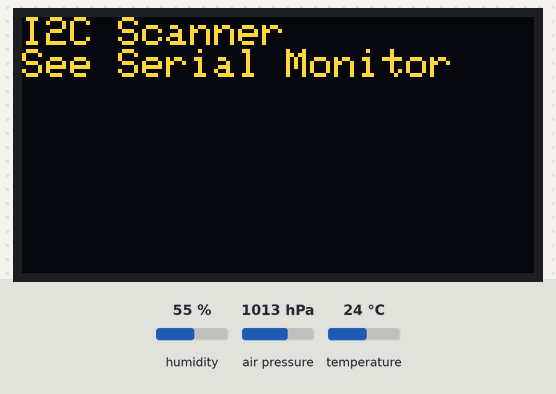
A sketch run on a simulated ESP32. On the bench: 128×64 one-colour display. The test bench sets the inputs (shaded band); at power-on: humidity 55 %, air pressure 1013 hPa, temperature 24 °C. The OLED is the two-colour kind (top 16 rows yellow); the local clock reads 2024-03-15 10:24:30 at power-on unless the sketch sets it; what the sketch prints to the serial monitor is not drawn.

Above: at 1.1 s.

The sketch:

test_i2c_scanner.ino
```cpp
// ===== المرحلة 1: فحص ناقل I2C والمكتبات =====
// يفحص كل العناوين، يتعرف على القطع المتوقعة، ثم يجرب كل مكتبة على قطعتها.
// يعيد الفحص كل 10 ثوانٍ (أو عند كتابة أي حرف في Serial Monitor)
// لتجربة فصل قطعة وإعادتها أثناء التشغيل.

#include <Wire.h>
#include <RTClib.h>
#include <Adafruit_SSD1306.h>
#include <Adafruit_AHTX0.h>
#include <Adafruit_BMP280.h>

#define SDA_PIN 21
#define SCL_PIN 22

struct KnownDevice { uint8_t addr; const char* name; bool required; };

const KnownDevice KNOWN[] = {
  {0x3C, "OLED SSD1306",     true},
  {0x51, "PCF8563 RTC",      true},
  {0x38, "AHT20",            true},
  {0x76, "BMP280 (SDO=GND)", false},
  {0x77, "BMP280 (SDO=VCC)", false},
};

RTC_PCF8563 rtc;
Adafruit_SSD1306 oled(128, 64, &Wire, -1);
Adafruit_AHTX0 aht;
Adafruit_BMP280 bmp;

const char* knownName(uint8_t addr) {
  for (const auto& d : KNOWN) if (d.addr == addr) return d.name;
  return "UNKNOWN";
}

// 9 نبضات على SCL لتحرير قطعة عالقة تمسك SDA منخفضاً
void i2cBusRecovery() {
  Wire.end();
  pinMode(SDA_PIN, INPUT_PULLUP);
  pinMode(SCL_PIN, OUTPUT_OPEN_DRAIN);
  for (int i = 0; i < 9 && digitalRead(SDA_PIN) == LOW; i++) {
    digitalWrite(SCL_PIN, LOW);  delayMicroseconds(5);
    digitalWrite(SCL_PIN, HIGH); delayMicroseconds(5);
  }
  Wire.begin(SDA_PIN, SCL_PIN);
}

bool probe(uint8_t addr) {
  Wire.beginTransmission(addr);
  return Wire.endTransmission() == 0;
}

void scanBus() {
  Serial.println("\n========== I2C SCAN ==========");

  pinMode(SDA_PIN, INPUT_PULLUP);
  pinMode(SCL_PIN, INPUT_PULLUP);
  if (digitalRead(SDA_PIN) == LOW || digitalRead(SCL_PIN) == LOW) {
    Serial.println("[BUS] SDA/SCL stuck LOW -> recovery (9 clocks)");
    i2cBusRecovery();
  } else {
    Wire.begin(SDA_PIN, SCL_PIN);
  }

  int found = 0;
  for (uint8_t a = 0x08; a < 0x78; a++) {
    if (probe(a)) {
      Serial.printf("  0x%02X  %s\n", a, knownName(a));
      found++;
    }
  }
  Serial.printf("Devices found: %d\n", found);

  Serial.println("\n----- Expected devices -----");
  bool bmpSeen = probe(0x76) || probe(0x77);
  for (const auto& d : KNOWN) {
    if (!d.required) continue;
    Serial.printf("  %-14s 0x%02X : %s\n", d.name, d.addr, probe(d.addr) ? "OK" : "MISSING");
  }
  Serial.printf("  %-14s      : %s\n", "BMP280", bmpSeen ? "OK" : "MISSING");
}

void testLibraries() {
  Serial.println("\n----- Library tests -----");

  // OLED
  if (oled.begin(SSD1306_SWITCHCAPVCC, 0x3C)) {
    oled.clearDisplay();
    oled.setTextColor(SSD1306_WHITE);
    oled.setTextSize(1);
    oled.setCursor(0, 0);
    oled.println("I2C Scanner");
    oled.println("See Serial Monitor");
    oled.display();
    Serial.println("  OLED     : OK");
  } else {
    Serial.println("  OLED     : FAIL");
  }

  // الساعة: نتأكد أن RTClib تدعم PCF8563 وتكشف فقدان الوقت
  if (rtc.begin(&Wire)) {
    DateTime t = rtc.now();
    Serial.printf("  PCF8563  : OK  %04d-%02d-%02d %02d:%02d:%02d  lostPower=%s  running=%s\n",
                  t.year(), t.month(), t.day(), t.hour(), t.minute(), t.second(),
                  rtc.lostPower() ? "YES" : "no",
                  rtc.isrunning() ? "yes" : "NO");
  } else {
    Serial.println("  PCF8563  : FAIL");
  }

  // AHT20
  if (aht.begin(&Wire)) {
    sensors_event_t hum, temp;
    aht.getEvent(&hum, &temp);
    Serial.printf("  AHT20    : OK  %.1f C  %.1f %%\n", temp.temperature, hum.relative_humidity);
  } else {
    Serial.println("  AHT20    : FAIL");
  }

  // BMP280
  uint8_t bmpAddr = 0;
  if (bmp.begin(0x76)) bmpAddr = 0x76;
  else if (bmp.begin(0x77)) bmpAddr = 0x77;
  if (bmpAddr) {
    Serial.printf("  BMP280   : OK at 0x%02X  %.1f C  %.1f hPa\n",
                  bmpAddr, bmp.readTemperature(), bmp.readPressure() / 100.0F);
  } else {
    Serial.println("  BMP280   : FAIL (chip ID 0x58 expected; 0x60 = BME280)");
  }
}

void printSystemInfo() {
  Serial.println("\n----- System -----");
  Serial.printf("  Arduino-ESP32 core : %d.%d.%d\n",
                ESP_ARDUINO_VERSION_MAJOR, ESP_ARDUINO_VERSION_MINOR, ESP_ARDUINO_VERSION_PATCH);
  Serial.printf("  Chip               : %s rev %d, %d cores\n",
                ESP.getChipModel(), ESP.getChipRevision(), ESP.getChipCores());
  Serial.printf("  Flash              : %u KB\n", ESP.getFlashChipSize() / 1024);
  Serial.printf("  Sketch / free app  : %u / %u KB\n",
                ESP.getSketchSize() / 1024, ESP.getFreeSketchSpace() / 1024);
  Serial.printf("  Free heap          : %u bytes\n", ESP.getFreeHeap());
  Serial.printf("  Reset reason       : %d\n", (int)esp_reset_reason());
}

void runAll() {
  scanBus();
  testLibraries();
  printSystemInfo();
  Serial.println("\nNext scan in 10 s (or send any key)");
}

void setup() {
  Serial.begin(115200);
  delay(1000);
  Wire.begin(SDA_PIN, SCL_PIN);
  Wire.setClock(100000);
  runAll();
}

void loop() {
  static uint32_t last = millis();
  bool keyPressed = false;
  while (Serial.available()) { Serial.read(); keyPressed = true; }

  if (keyPressed || millis() - last > 10000) {
    last = millis();
    runAll();
  }
}
```
